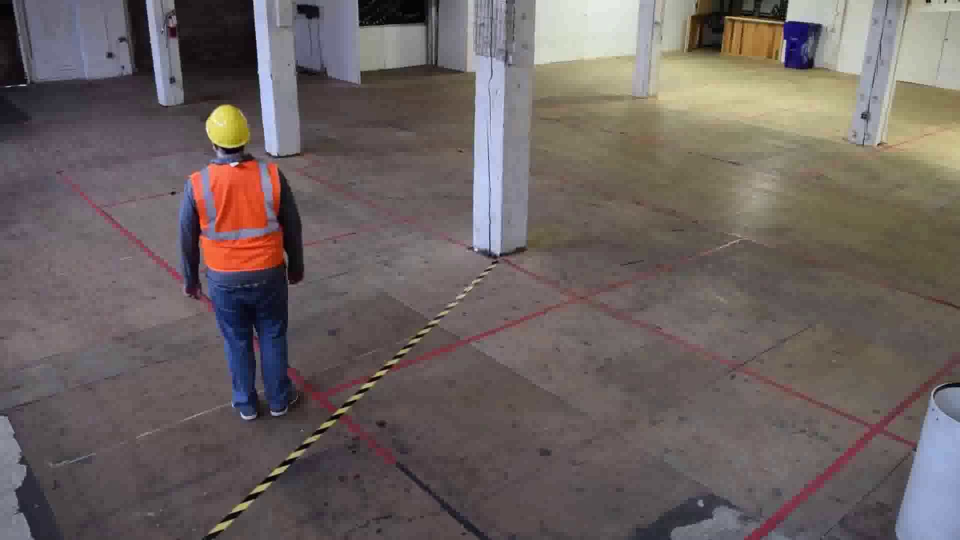
#> input picture techtrack/saved_frames/frame_2.jpg, 1920 x 1080 px, found by its file name (shown at 1/2 size)
$ python augmentation.py
#> lines starting #> are read from the running program, lines starting #| are printed output that depends on the picture
#> further down, image is the input picture: shape (1080, 1920, 3); mean B, G, R 96.7, 98.4, 108
'''This file contains 6 functions on apply transformation to a image'''

import cv2
import numpy as np
import os

# Flip the image horizontally
def horizontal_flip(image):
    return cv2.flip(image, 1)

# Apply a Gaussian blur to smooth the image
def gaussian_blur(image, kernel_size=(5, 5), sigma=0):
#> called with kernel_size = (5, 5), sigma = 0
    return cv2.GaussianBlur(image, kernel_size, sigma)

# Resize the image to the specified size
def resize(image, new_size):
#> called with new_size = (300, 300)
    return cv2.resize(image, new_size)
#> returned value: shape (300, 300, 3)

# Crop the image to the specified size
def random_crop(image, crop_size):
#> called with crop_size = (200, 200)
    h, w = image.shape[:2]
#> h = 1080; w = 1920
    crop_h, crop_w = crop_size
    start_y = np.random.randint(0, h - crop_h + 1)
#> start_y = 684
    start_x = np.random.randint(0, w - crop_w + 1)
#> start_x = 559
    return image[start_y:start_y + crop_h, start_x:start_x + crop_w]
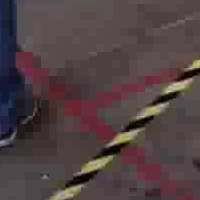
#> returned value: shape (200, 200, 3); mean of channels 0, 1, 2 67, 65.3, 80.3; drawn as B, G, R

# Rotate the image by a given angle
def rotate(image, angle):
#> called with angle = 45
    (h, w) = image.shape[:2]
#> h = 1080; w = 1920
    center = (w // 2, h // 2)
#> center = (960, 540)
    M = cv2.getRotationMatrix2D(center, angle, 1.0)
    return cv2.warpAffine(image, M, (w, h))
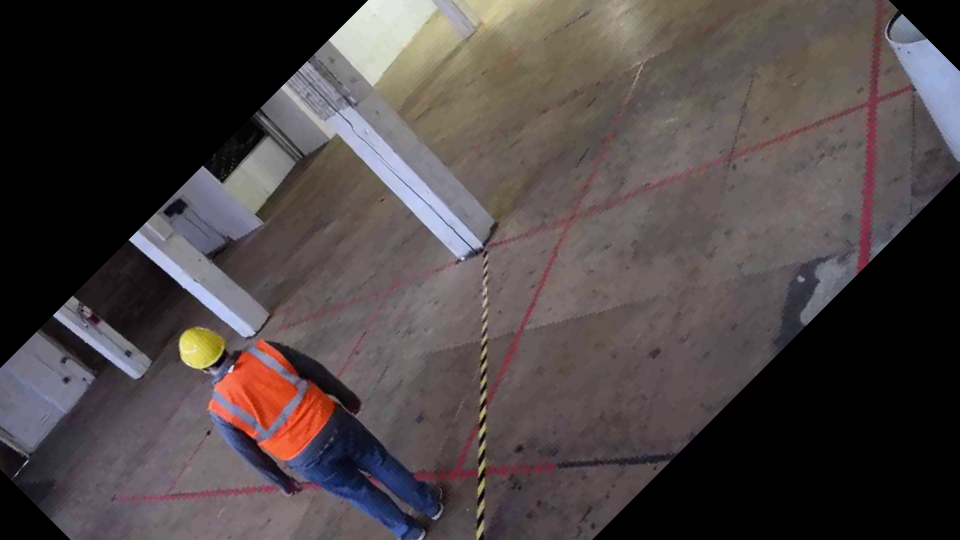
#> returned value: shape (1080, 1920, 3) (shown at 1/2 size); mean of channels 0, 1, 2 68.8, 68.3, 76; drawn as B, G, R

# Increase or decrease the brightness of the image
def adjust_brightness(image, value=30):
#> called with value = 50
    hsv = cv2.cvtColor(image, cv2.COLOR_BGR2HSV)
#> hsv: shape (1080, 1920, 3); mean H, S, V 76.4, 44.8, 111.7
    h, s, v = cv2.split(hsv)
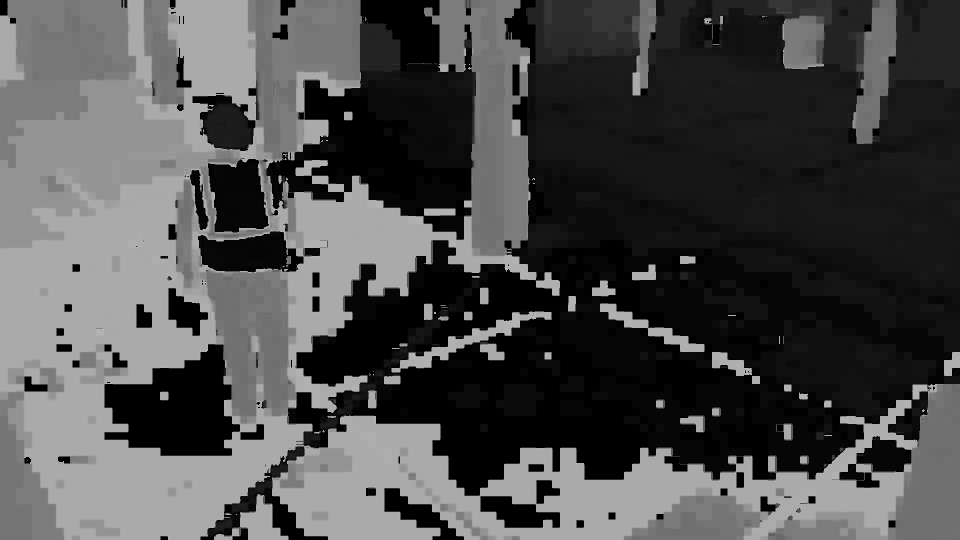
#> h: shape (1080, 1920) (shown at 1/2 size); min 0, max 179, mean 76.4
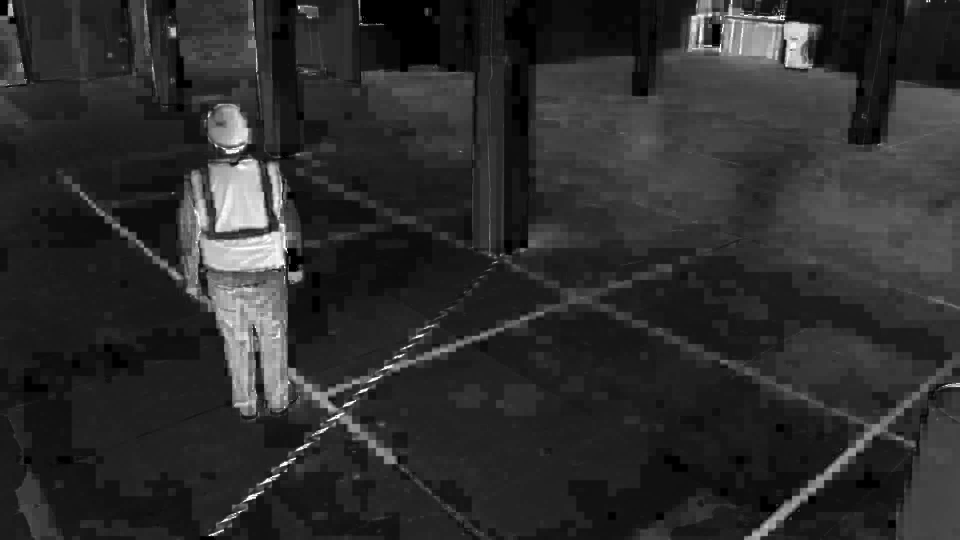
#> s: shape (1080, 1920) (shown at 1/2 size); min 0, max 255, mean 44.8
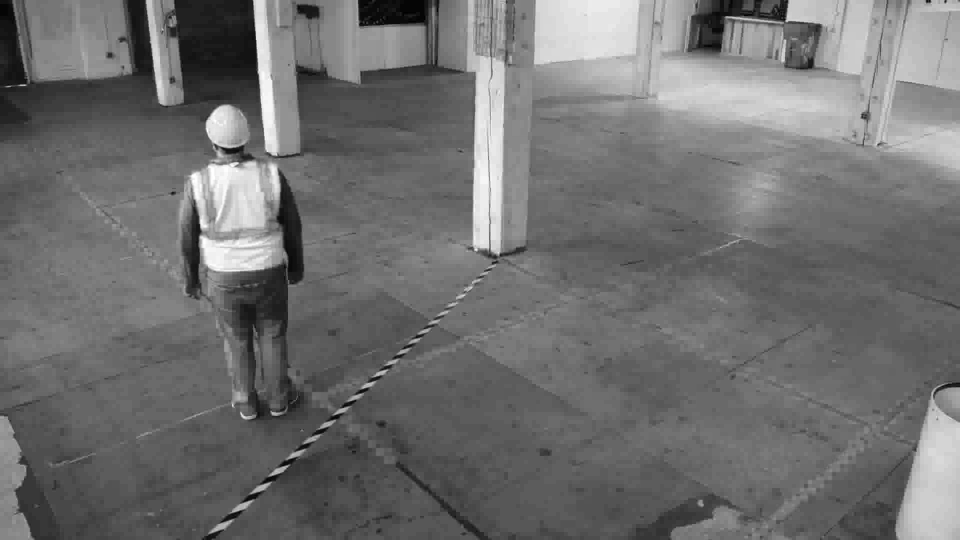
#> v: shape (1080, 1920) (shown at 1/2 size); min 0, max 255, mean 111.7
    v = cv2.add(v, value)
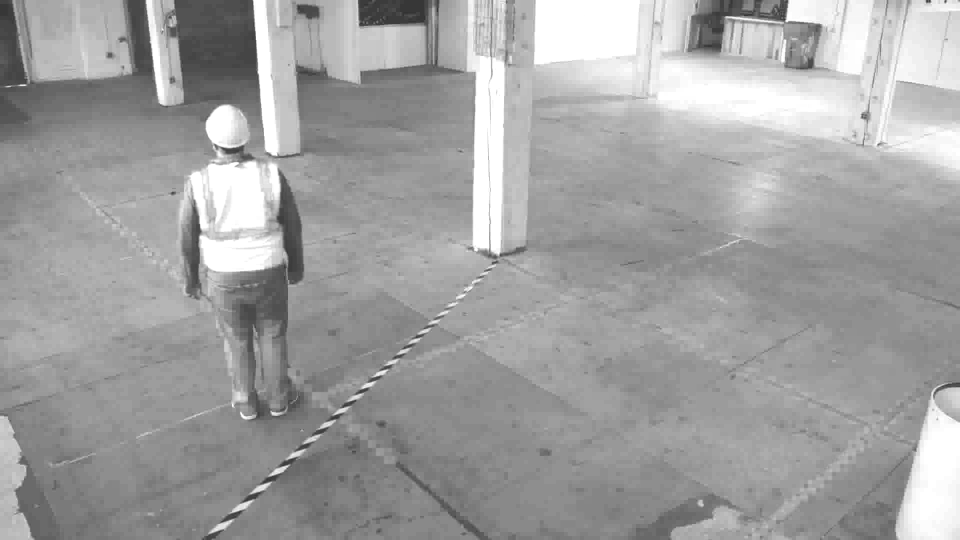
#> v: shape (1080, 1920) (shown at 1/2 size); min 50, max 255, mean 161
    v = np.clip(v, 0, 255)
    final_hsv = cv2.merge((h, s, v))
#> final_hsv: shape (1080, 1920, 3); mean H, S, V 76.4, 44.8, 161
    return cv2.cvtColor(final_hsv, cv2.COLOR_HSV2BGR)
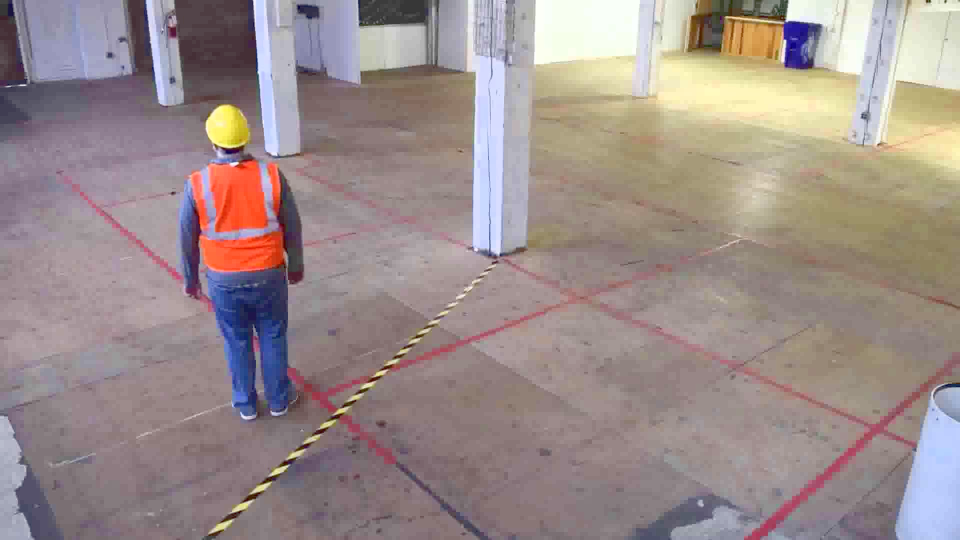
#> returned value: shape (1080, 1920, 3) (shown at 1/2 size); mean B, G, R 139.4, 141.2, 155.7


if __name__ == "__main__":
    frame_path = os.path.abspath(os.path.join('..', 'techtrack', 'saved_frames', 'frame_2.jpg'))
    image = cv2.imread(frame_path)

    # Apply horizontal flip
    flipped_image = horizontal_flip(image)

    # Apply Gaussian blur
    blurred_image = gaussian_blur(image)

    # Resize the image
    resized_image = resize(image, (300, 300))

    # Random crop
    cropped_image = random_crop(image, (200, 200))

    # Rotate the image by 45 degrees
    rotated_image = rotate(image, 45)

    # Adjust brightness
    bright_image = adjust_brightness(image, 50)

    # Display the result for each transformation
    cv2.imshow('Flipped Image', flipped_image)
    cv2.imshow('Blurred Image', blurred_image)
    cv2.imshow('Resized Image', resized_image)
    cv2.imshow('Cropped Image', cropped_image)
    cv2.imshow('Rotated Image', rotated_image)
    cv2.imshow('Bright Image', bright_image)

    cv2.waitKey(0)
    cv2.destroyAllWindows()

$ run again, with techtrack/saved_frames/frame_0.jpg copied over techtrack/saved_frames/frame_2.jpg
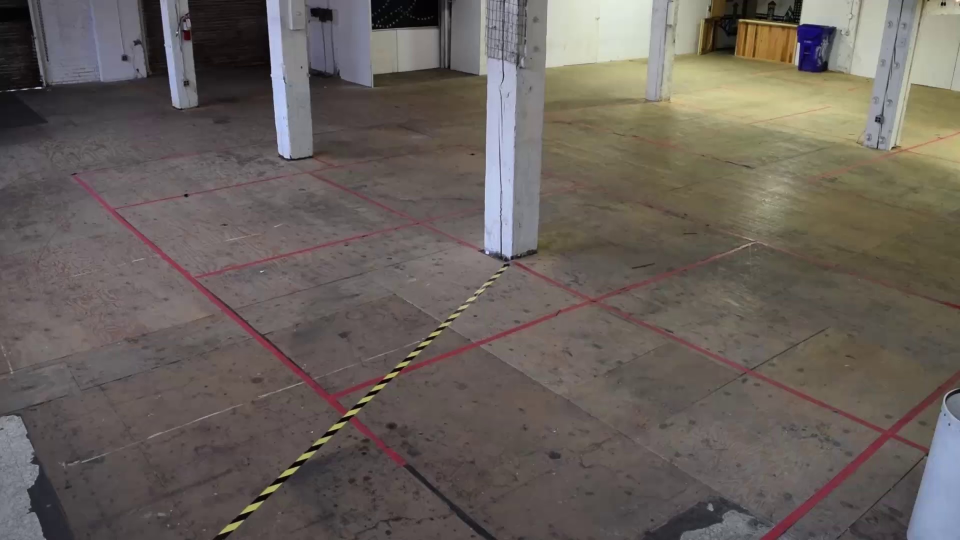
#> input picture techtrack/saved_frames/frame_0.jpg, 1920 x 1080 px, found by its file name (shown at 1/2 size)
#> image is the input picture: shape (1080, 1920, 3); mean B, G, R 91.3, 96.6, 104.2
#> hsv: shape (1080, 1920, 3); mean H, S, V 56.3, 41.7, 106.3
#> in adjust_brightness, `h, s, v = cv2.split(hsv)`:
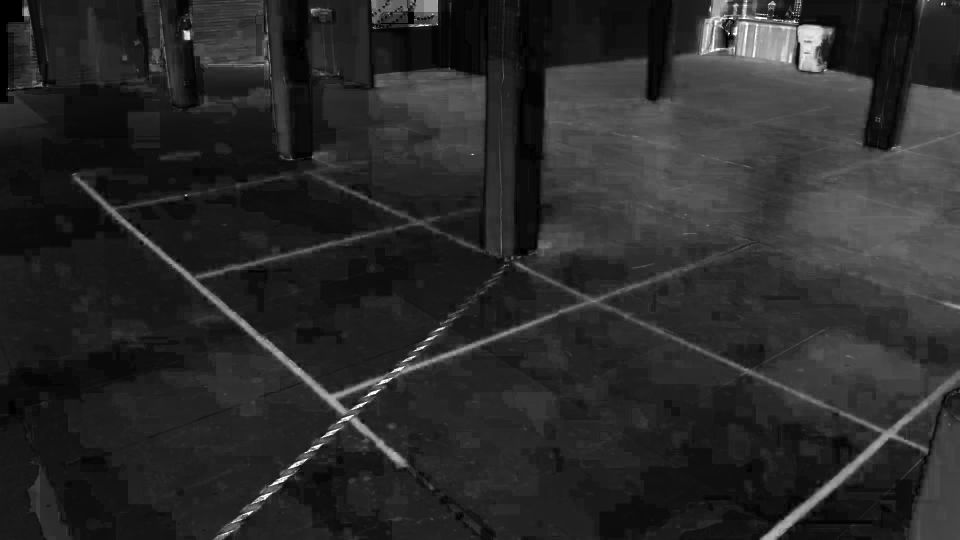
#> s: shape (1080, 1920) (shown at 1/2 size); min 0, max 255, mean 41.7
#> final_hsv: shape (1080, 1920, 3); mean H, S, V 56.3, 41.7, 155.9
#> in adjust_brightness, `return cv2.cvtColor(final_hsv, cv2.COLOR_HSV2BGR)`:
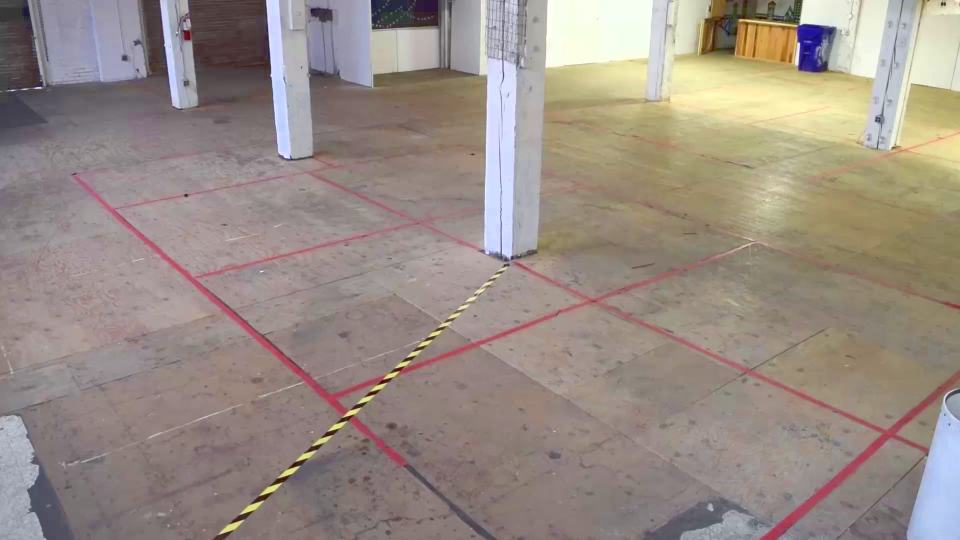
#> returned value: shape (1080, 1920, 3) (shown at 1/2 size); mean B, G, R 133.5, 140.9, 153

$ run again, with techtrack/saved_frames/frame_10.jpg copied over techtrack/saved_frames/frame_2.jpg
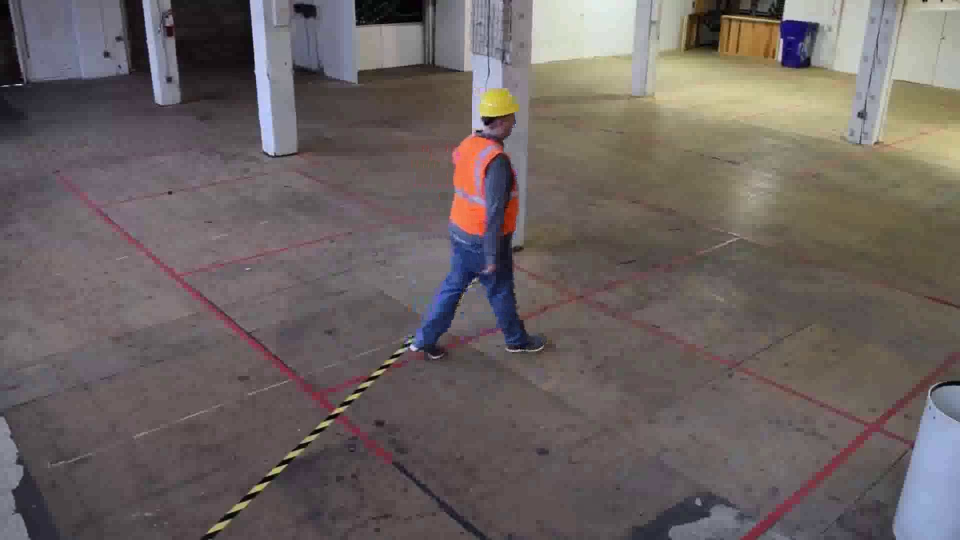
#> input picture techtrack/saved_frames/frame_10.jpg, 1920 x 1080 px, found by its file name (shown at 1/2 size)
#> image is the input picture: shape (1080, 1920, 3); mean B, G, R 97.4, 98.8, 107.6
#> hsv: shape (1080, 1920, 3); mean H, S, V 83.8, 42.1, 111
#> in adjust_brightness, `h, s, v = cv2.split(hsv)`:
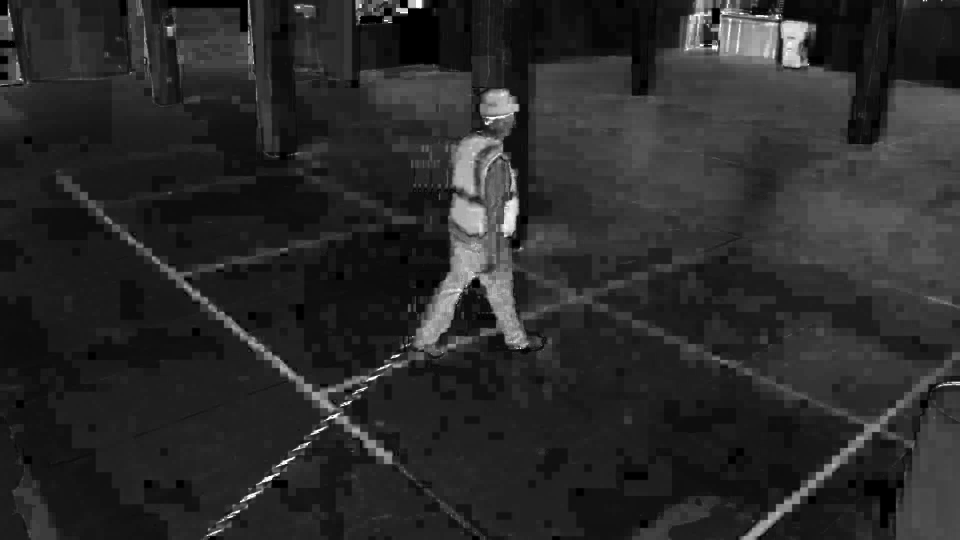
#> s: shape (1080, 1920) (shown at 1/2 size); min 0, max 255, mean 42.1
#> final_hsv: shape (1080, 1920, 3); mean H, S, V 83.8, 42.1, 160.5
#> in adjust_brightness, `return cv2.cvtColor(final_hsv, cv2.COLOR_HSV2BGR)`:
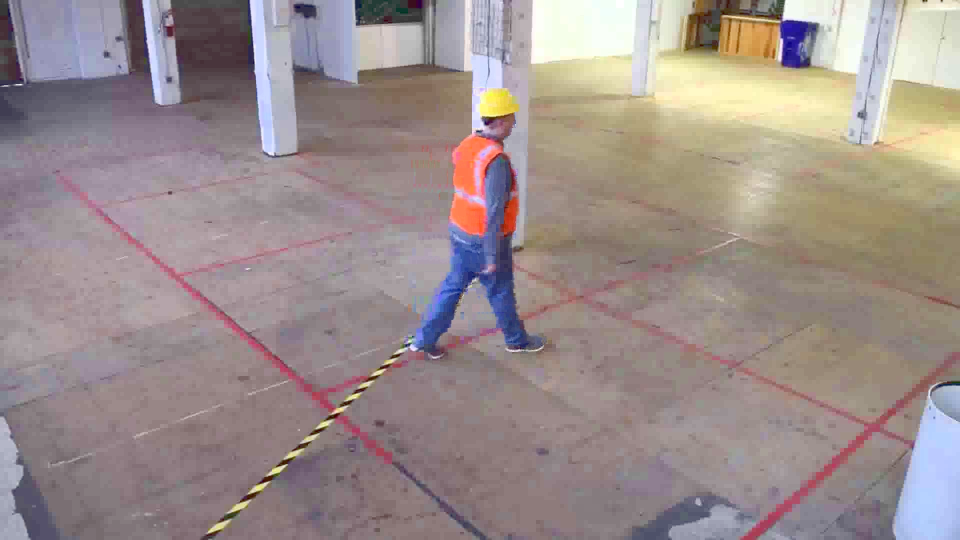
#> returned value: shape (1080, 1920, 3) (shown at 1/2 size); mean B, G, R 140.7, 142.2, 155.7
